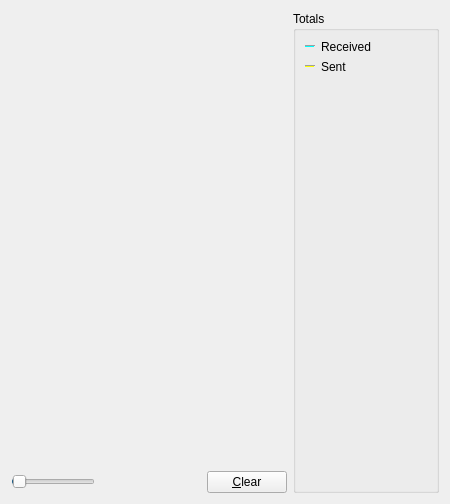
     <widget class="QWidget" name="tab_nettraffic">
      <attribute name="title">
       <string>&amp;Network Traffic</string>
      </attribute>
      <layout class="QHBoxLayout" name="horizontalLayout_3">
       <item>
        <layout class="QVBoxLayout" name="verticalLayout_4">
         <item>
          <widget class="TrafficGraphWidget" name="trafficGraph" native="true">
           <property name="sizePolicy">
            <sizepolicy hsizetype="Expanding" vsizetype="Expanding">
             <horstretch>0</horstretch>
             <verstretch>0</verstretch>
            </sizepolicy>
           </property>
          </widget>
         </item>
         <item>
          <layout class="QHBoxLayout" name="horizontalLayout_2">
           <item>
            <widget class="QSlider" name="sldGraphRange">
             <property name="minimum">
              <number>1</number>
             </property>
             <property name="maximum">
              <number>288</number>
             </property>
             <property name="pageStep">
              <number>12</number>
             </property>
             <property name="value">
              <number>6</number>
             </property>
             <property name="orientation">
              <enum>Qt::Horizontal</enum>
             </property>
            </widget>
           </item>
           <item>
            <widget class="QLabel" name="lblGraphRange">
             <property name="minimumSize">
              <size>
               <width>100</width>
               <height>0</height>
              </size>
             </property>
             <property name="alignment">
              <set>Qt::AlignCenter</set>
             </property>
            </widget>
           </item>
           <item>
            <widget class="QPushButton" name="btnClearTrafficGraph">
             <property name="text">
              <string>&amp;Clear</string>
             </property>
             <property name="autoDefault">
              <bool>false</bool>
             </property>
            </widget>
           </item>
          </layout>
         </item>
        </layout>
       </item>
       <item>
        <layout class="QVBoxLayout" name="verticalLayout">
         <item>
          <widget class="QGroupBox" name="groupBox">
           <property name="title">
            <string>Totals</string>
           </property>
           <layout class="QVBoxLayout" name="verticalLayout_5">
            <item>
             <layout class="QHBoxLayout" name="horizontalLayout_4">
              <item>
               <widget class="Line" name="line">
                <property name="sizePolicy">
                 <sizepolicy hsizetype="Fixed" vsizetype="Fixed">
                  <horstretch>0</horstretch>
                  <verstretch>0</verstretch>
                 </sizepolicy>
                </property>
                <property name="minimumSize">
                 <size>
                  <width>10</width>
                  <height>0</height>
                 </size>
                </property>
                <property name="palette">
                 <palette>
                  <active>
                   <colorrole role="Light">
                    <brush brushstyle="SolidPattern">
                     <color alpha="255">
                      <red>0</red>
                      <green>255</green>
                      <blue>255</blue>
                     </color>
                    </brush>
                   </colorrole>
                  </active>
                  <inactive>
                   <colorrole role="Light">
                    <brush brushstyle="SolidPattern">
                     <color alpha="255">
                      <red>0</red>
                      <green>255</green>
                      <blue>255</blue>
                     </color>
                    </brush>
                   </colorrole>
                  </inactive>
                  <disabled>
                   <colorrole role="Light">
                    <brush brushstyle="SolidPattern">
                     <color alpha="255">
                      <red>0</red>
                      <green>255</green>
                      <blue>255</blue>
                     </color>
                    </brush>
                   </colorrole>
                  </disabled>
                 </palette>
                </property>
                <property name="orientation">
                 <enum>Qt::Horizontal</enum>
                </property>
               </widget>
              </item>
              <item>
               <widget class="QLabel" name="label_16">
                <property name="text">
                 <string>Received</string>
                </property>
               </widget>
              </item>
              <item>
               <widget class="QLabel" name="lblBytesIn">
                <property name="minimumSize">
                 <size>
                  <width>50</width>
                  <height>0</height>
                 </size>
                </property>
                <property name="alignment">
                 <set>Qt::AlignRight|Qt::AlignTrailing|Qt::AlignVCenter</set>
                </property>
               </widget>
              </item>
             </layout>
            </item>
            <item>
             <layout class="QHBoxLayout" name="horizontalLayout_5">
              <item>
               <widget class="Line" name="line_2">
                <property name="sizePolicy">
                 <sizepolicy hsizetype="Fixed" vsizetype="Fixed">
                  <horstretch>0</horstretch>
                  <verstretch>0</verstretch>
                 </sizepolicy>
                </property>
                <property name="minimumSize">
                 <size>
                  <width>10</width>
                  <height>0</height>
                 </size>
                </property>
                <property name="palette">
                 <palette>
                  <active>
                   <colorrole role="Light">
                    <brush brushstyle="SolidPattern">
                     <color alpha="255">
                      <red>255</red>
                      <green>255</green>
                      <blue>0</blue>
                     </color>
                    </brush>
                   </colorrole>
                  </active>
                  <inactive>
                   <colorrole role="Light">
                    <brush brushstyle="SolidPattern">
                     <color alpha="255">
                      <red>255</red>
                      <green>255</green>
                      <blue>0</blue>
                     </color>
                    </brush>
                   </colorrole>
                  </inactive>
                  <disabled>
                   <colorrole role="Light">
                    <brush brushstyle="SolidPattern">
                     <color alpha="255">
                      <red>255</red>
                      <green>255</green>
                      <blue>0</blue>
                     </color>
                    </brush>
                   </colorrole>
                  </disabled>
                 </palette>
                </property>
                <property name="orientation">
                 <enum>Qt::Horizontal</enum>
                </property>
               </widget>
              </item>
              <item>
               <widget class="QLabel" name="label_17">
                <property name="text">
                 <string>Sent</string>
                </property>
               </widget>
              </item>
              <item>
               <widget class="QLabel" name="lblBytesOut">
                <property name="minimumSize">
                 <size>
                  <width>50</width>
                  <height>0</height>
                 </size>
                </property>
                <property name="alignment">
                 <set>Qt::AlignRight|Qt::AlignTrailing|Qt::AlignVCenter</set>
                </property>
               </widget>
              </item>
             </layout>
            </item>
            <item>
             <spacer name="verticalSpacer_4">
              <property name="orientation">
               <enum>Qt::Vertical</enum>
              </property>
              <property name="sizeHint" stdset="0">
               <size>
                <width>20</width>
                <height>407</height>
               </size>
              </property>
             </spacer>
            </item>
           </layout>
          </widget>
         </item>
        </layout>
       </item>
      </layout>
     </widget>
